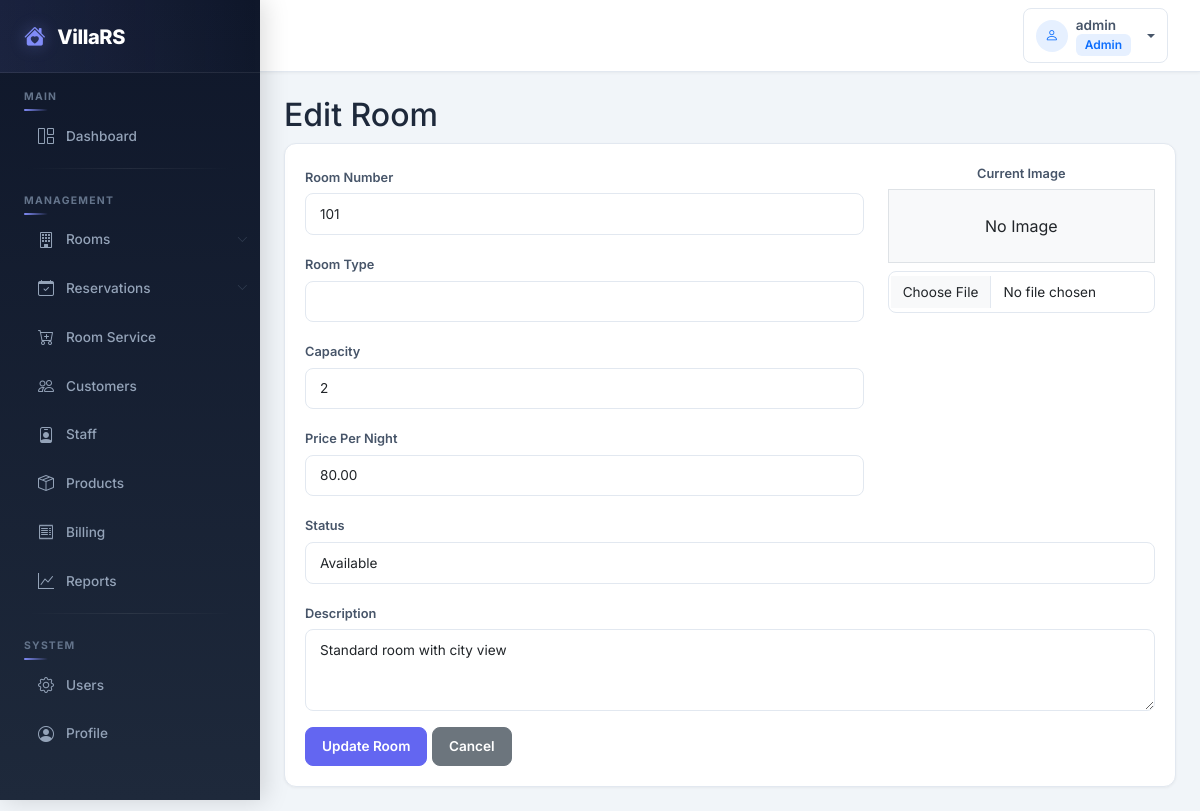
Page /modules/rooms/edit.php?id=1 (signed in) on the committed database.
### tables this page shows
CREATE TABLE IF NOT EXISTS rooms (
    id INT AUTO_INCREMENT PRIMARY KEY,
    room_number VARCHAR(20) NOT NULL UNIQUE,
    room_type_id INT NOT NULL,
    capacity INT NOT NULL,
    price DECIMAL(10,2) NOT NULL,
    status ENUM('Available', 'Occupied', 'Maintenance') DEFAULT 'Available',
    description TEXT,
    image VARCHAR(255) DEFAULT NULL,
    created_at TIMESTAMP DEFAULT CURRENT_TIMESTAMP,
    FOREIGN KEY (room_type_id) REFERENCES room_types(id)
);

### modules/rooms/edit.php (the view, shortened to what this page needs)
<?php
require_once '../../config/database.php';
$id = (int)$_GET['id'];
$room = mysqli_fetch_assoc(mysqli_query($conn, "SELECT * FROM rooms WHERE id=$id"));
include '../../includes/header.php';
include '../../includes/sidebar.php';
?>
<div id="page-content-wrapper" class="container-fluid p-4">
    <h2>Edit Room</h2>
    <div class="card">
        <div class="card-body">
            <form method="POST" enctype="multipart/form-data">
                <div class="row">
                    <div class="col-md-8">
                        <div class="mb-3">
                            <label class="form-label">Room Number</label>
                            <input type="text" name="room_number" class="form-control" value="<?= htmlspecialchars($room['room_number']) ?>" required>
                        </div>
                        <div class="mb-3">
                            <label class="form-label">Room Type</label>
                            <select name="room_type_id" class="form-control" required>
                            </select>
                        </div>
                        <div class="mb-3">
                            <label class="form-label">Capacity</label>
                            <input type="number" name="capacity" class="form-control" value="<?= $room['capacity'] ?>" required>
                        </div>
                        <div class="mb-3">
                            <label class="form-label">Price Per Night</label>
                            <input type="number" step="0.01" name="price" class="form-control" value="<?= $room['price'] ?>" required>
                        </div>
                    </div>
                    <div class="col-md-4">
                        <div class="mb-3 text-center">
                            <label class="form-label d-block">Current Image</label>
                            <?php if ($room['image']): ?>
                                <img src="../../assets/images/rooms/<?= $room['image'] ?>" class="img-thumbnail mb-2" style="max-height: 200px;">
                            <?php else: ?>
                                <div class="bg-light border p-4 mb-2">No Image</div>
                            <?php endif; ?>
                            <input type="file" name="image" class="form-control">
                        </div>
                    </div>
                </div>
                <div class="mb-3">
                    <label class="form-label">Status</label>
                    <select name="status" class="form-control" required>
                        <option value="Available" <?= $room['status'] == 'Available' ? 'selected' : '' ?>>Available</option>
                    </select>
                </div>
                <div class="mb-3">
                    <label class="form-label">Description</label>
                    <textarea name="description" class="form-control" rows="3"><?= htmlspecialchars($room['description']) ?></textarea>
                </div>
                <button type="submit" class="btn btn-primary">Update Room</button>
                <a href="index.php" class="btn btn-secondary">Cancel</a>
            </form>
        </div>
    </div>
</div>
<?php include '../../includes/footer.php'; ?>

### assets/css/style.css (style rules this page uses)
body { font-family: 'Inter', sans-serif; background-color: #f1f5f9; color: #1e293b; }
#page-content-wrapper { width: 100%; min-width: 0; margin-left: 260px; transition: margin-left 0.3s ease; }
.card { border: 1px solid #e2e8f0; border-radius: 12px; box-shadow: 0 1px 3px rgba(0,0,0,0.05); background: #fff; transition: box-shadow 0.2s ease; }
.card-body { padding: 1.25rem; }
.btn { border-radius: 8px; font-weight: 600; font-size: 0.85rem; padding: 0.5rem 1rem; transition: all 0.2s ease; display: inline-flex; align-items: center; gap: 0.4rem; }
.btn-primary { background: #6366f1; border-color: #6366f1; }
.form-control, .form-select { border-radius: 8px; border: 1px solid #e2e8f0; padding: 0.6rem 0.875rem; font-size: 0.85rem; transition: all 0.2s ease; }
.form-label { font-size: 0.8rem; font-weight: 600; color: #475569; margin-bottom: 0.4rem; }

### rows in the picture
rooms: room_number "101", capacity "2", price "80.00", status "Available", description "Standard room with city view"

### other values in the picture
$_SESSION['username'] "admin"
$_SESSION['role'] "Admin"
